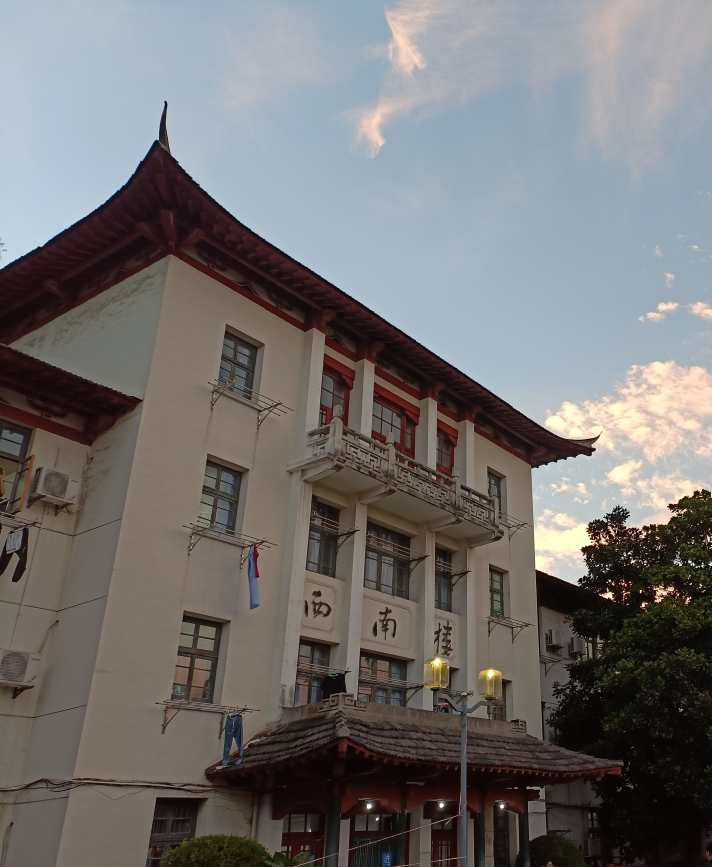
#> input picture Assignment_1/assets/LeftFigure.jpg, 2848 x 3468 px (shown at 1/4 size)
$ python Code_5.py
#> lines starting #> are read from the running program, lines starting #| are printed output that depends on the picture; after the words box and inside, x2 and y2 are one past the last pixel; in counts of white or black regions, pixels touching at a corner belong together
import cv2
import numpy as np
import sys

# Extract keypoints and descriptors using SIFT
def extract_features(image):
    detector = cv2.SIFT_create()
    (keypoints, descriptors) = detector.detectAndCompute(image, None)
    keypoints = np.float32([kp.pt for kp in keypoints])
    return keypoints, descriptors, detector

# Match features between two sets of keypoints and descriptors
def match_features(keys1, desc1, keys2, desc2):
    matcher = cv2.BFMatcher()
    knn_matches = matcher.knnMatch(desc1, desc2, 2)
    filtered_matches = []
    for pair in knn_matches:
        if len(pair) == 2 and pair[0].distance < pair[1].distance * 0.75:
            filtered_matches.append((pair[0].trainIdx, pair[0].queryIdx))
    if len(filtered_matches) > 4:
        points1 = np.float32([keys1[i] for (_, i) in filtered_matches])
        points2 = np.float32([keys2[i] for (i, _) in filtered_matches])
        homography, _ = cv2.findHomography(points1, points2, cv2.RANSAC, 4.0)
        return homography, filtered_matches
    return None, None

# Remove black borders from the final stitched image
def crop_black_borders(img):
    gray_scale = cv2.cvtColor(img, cv2.COLOR_BGR2GRAY)
    _, binary_map = cv2.threshold(gray_scale, 1, 255, cv2.THRESH_BINARY)
    contours, _ = cv2.findContours(binary_map, cv2.RETR_EXTERNAL, cv2.CHAIN_APPROX_SIMPLE)
    x, y, width, height = cv2.boundingRect(contours[0])
    cropped_img = img[y:y + height, x:x + width]
    return cropped_img

# Perform image stitching using feature matching and homography
def image_stitching(right_image, left_image):
    img1 = right_image.copy()
    img2 = left_image.copy()
    resized_img1 = cv2.resize(img1, (0, 0), fx=0.2, fy=0.2)
    resized_img2 = cv2.resize(img2, (0, 0), fx=0.2, fy=0.2)
    key_pts1, desc1, detector1 = extract_features(resized_img1)
    key_pts2, desc2, detector2 = extract_features(resized_img2)
    homography_matrix, matches = match_features(key_pts1, desc1, key_pts2, desc2)
    if homography_matrix is None:
        sys.exit()

    # Visualize detected keypoints
    keypoints_full1 = detector1.detect(resized_img1, None)
    keypoints_full2 = detector2.detect(resized_img2, None)
    img1_with_keypoints = cv2.drawKeypoints(resized_img1, keypoints_full1, None, flags=cv2.DRAW_MATCHES_FLAGS_DRAW_RICH_KEYPOINTS)
    img2_with_keypoints = cv2.drawKeypoints(resized_img2, keypoints_full2, None, flags=cv2.DRAW_MATCHES_FLAGS_DRAW_RICH_KEYPOINTS)
    cv2.imshow('Detected Keypoints - Image 1', img1_with_keypoints)
    cv2.imshow('Detected Keypoints - Image 2', img2_with_keypoints)

    # Visualize matches between images
    matches_drawing = [cv2.DMatch(m[1], m[0], 0) for m in matches]
    match_visual = cv2.drawMatches(resized_img1, keypoints_full1, resized_img2, keypoints_full2, matches_drawing, None)
    cv2.imshow('Matched Features', match_visual)

    # Apply homography to warp the images and combine them
    result_image = cv2.warpPerspective(resized_img1, homography_matrix, (resized_img1.shape[1] + resized_img2.shape[1], resized_img1.shape[0]))
    result_image[0:resized_img2.shape[0], 0:resized_img2.shape[1]] = resized_img2
    result_image = crop_black_borders(result_image)
    return result_image

if __name__ == '__main__':
    # Load images to be stitched
    left_side_img = cv2.imread('assets/LeftFigure.jpg')
#> left_side_img is the input picture: shape (3468, 2848, 3); mean B, G, R 112, 112.7, 115
    right_side_img = cv2.imread('assets/RightFigure.jpg')
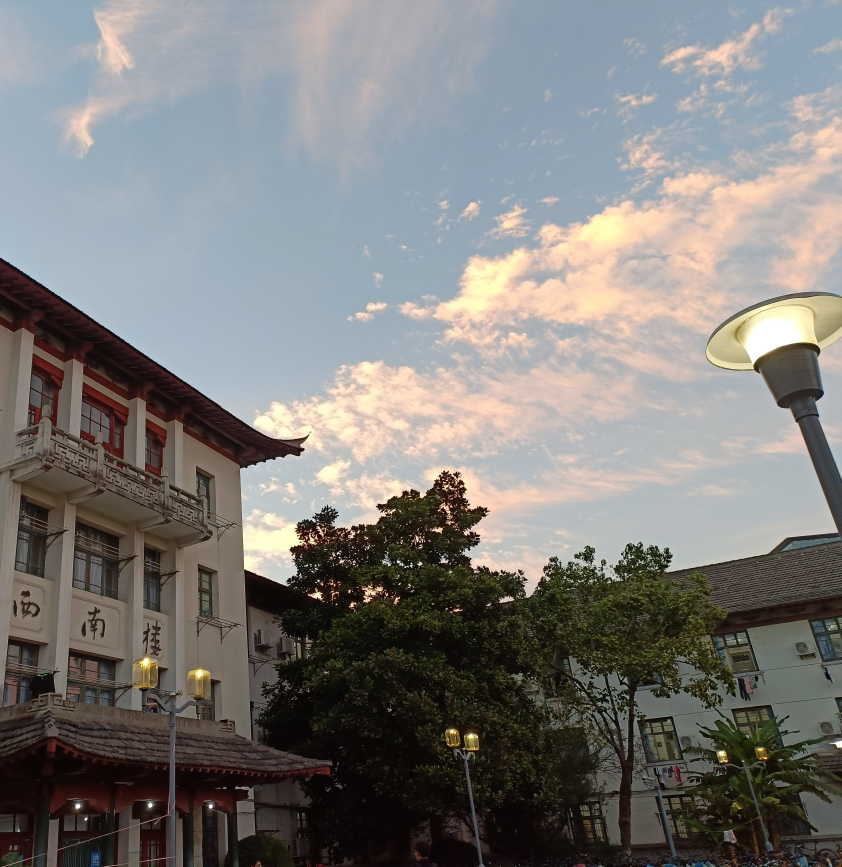
#> input picture Assignment_1/assets/RightFigure.jpg, 3367 x 3468 px (shown at 1/4 size)
#> right_side_img is the input picture: shape (3468, 3367, 3); mean B, G, R 121.9, 124.1, 125.5

    # Perform stitching and display the result
    final_result = image_stitching(right_side_img, left_side_img)
#> in extract_features, `(keypoints, descriptors) = detector.detectAndCompute(image, None)`: keypoints = 1816 keypoints; strongest (x, y, size): (273, 449, 1.8), (168, 645, 2.3), (120, 644, 2.4), (254, 476, 4.2)
#> in extract_features, `keypoints = np.float32([kp.pt for kp in keypoints])`: keypoints = 1816 pairs, first value 3.35 to 670.2, second value 22.37 to 690.3
#> in image_stitching, `key_pts1, desc1, detector1 = extract_features(resized_img1)`: key_pts1 has the same summary as keypoints in extract_features
#> in extract_features (call 2), `(keypoints, descriptors) = detector.detectAndCompute(image, None)`: keypoints = 1135 keypoints; strongest (x, y, size): (506, 449, 1.8), (401, 645, 2.3), (295, 645, 2.8), (353, 644, 2.3)
#> in image_stitching, `key_pts2, desc2, detector2 = extract_features(resized_img2)`: key_pts2 = 1135 pairs, first value 2.44 to 567.2, second value 29.85 to 691.2
#> in match_features, `knn_matches = matcher.knnMatch(desc1, desc2, 2)`: knn_matches = 1816 matches
#> after the loop in match_features, `for pair in knn_matches:`: filtered_matches = 610 pairs, first value 106 to 1134, second value 1 to 1812
#> in match_features, `points1 = np.float32([keys1[i] for (_, i) in filtered_matches])`: points1 = 610 pairs, first value 3.99 to 668.4, second value 43.15 to 690.1
#> in match_features, `points2 = np.float32([keys2[i] for (i, _) in filtered_matches])`: points2 = 610 pairs, first value 129.3 to 567.2, second value 43.06 to 690.2
#> in match_features, `homography, _ = cv2.findHomography(points1, points2, cv2.RANSAC, 4.0)`: homography = [[1, 3.85e-05, 233], [0.000362, 1, -0.0876], [8.51e-07, 9.03e-08, 1]]
#> in image_stitching, `homography_matrix, matches = match_features(key_pts1, desc1, key_pts2,..`: homography_matrix has the same summary as homography in match_features; matches has the same summary as filtered_matches in match_features
#> in image_stitching, `keypoints_full1 = detector1.detect(resized_img1, None)`: keypoints_full1 = 1816 keypoints; strongest (x, y, size): (273, 449, 1.8), (168, 645, 2.3), (120, 644, 2.4), (254, 476, 4.2)
#> in image_stitching, `keypoints_full2 = detector2.detect(resized_img2, None)`: keypoints_full2 has the same summary as keypoints in extract_features
#> in image_stitching, `img2_with_keypoints = cv2.drawKeypoints(resized_img2, keypoints_full2,..`:
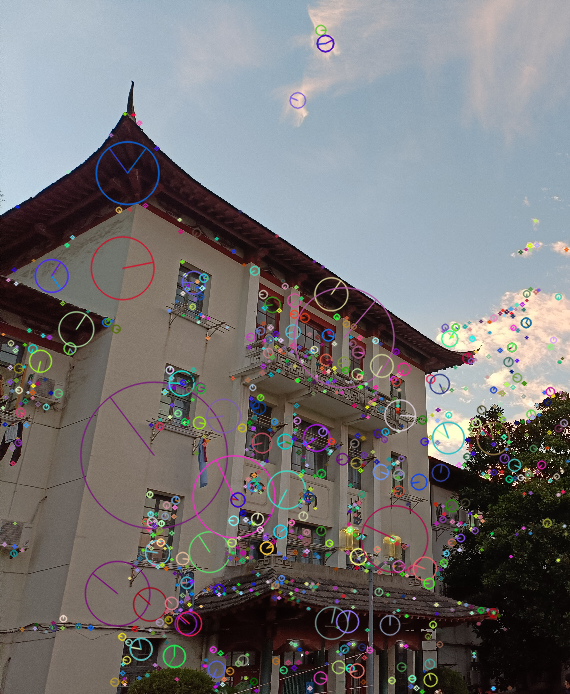
#> img2_with_keypoints: shape (694, 570, 3); mean B, G, R 115.3, 114.8, 116.9
#> in image_stitching, `matches_drawing = [cv2.DMatch(m[1], m[0], 0) for m in matches]`: matches_drawing = 610 matches
#> in image_stitching, `match_visual = cv2.drawMatches(resized_img1, keypoints_full1, resized_..`:
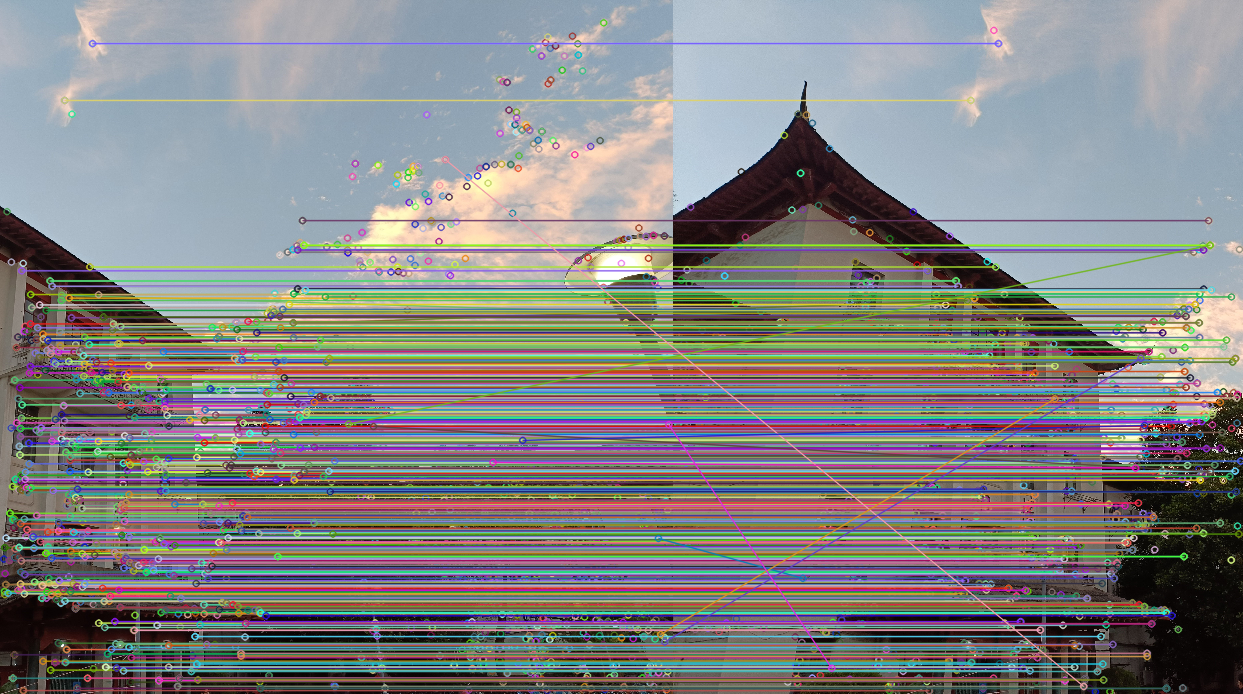
#> match_visual: shape (694, 1243, 3); mean B, G, R 132.1, 132.1, 132.4
#> in crop_black_borders, `gray_scale = cv2.cvtColor(img, cv2.COLOR_BGR2GRAY)`:
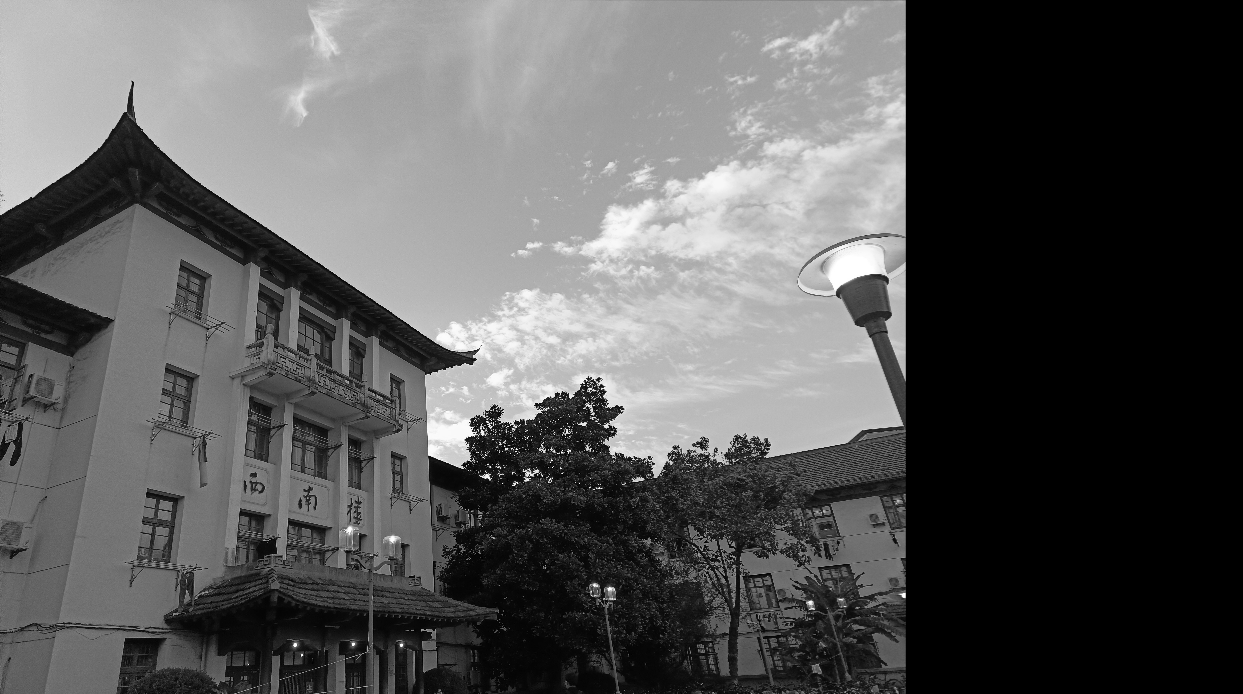
#> gray_scale: shape (694, 1243); min 0, max 255, mean 87.9
#> in crop_black_borders, `_, binary_map = cv2.threshold(gray_scale, 1, 255, cv2.THRESH_BINARY)`:
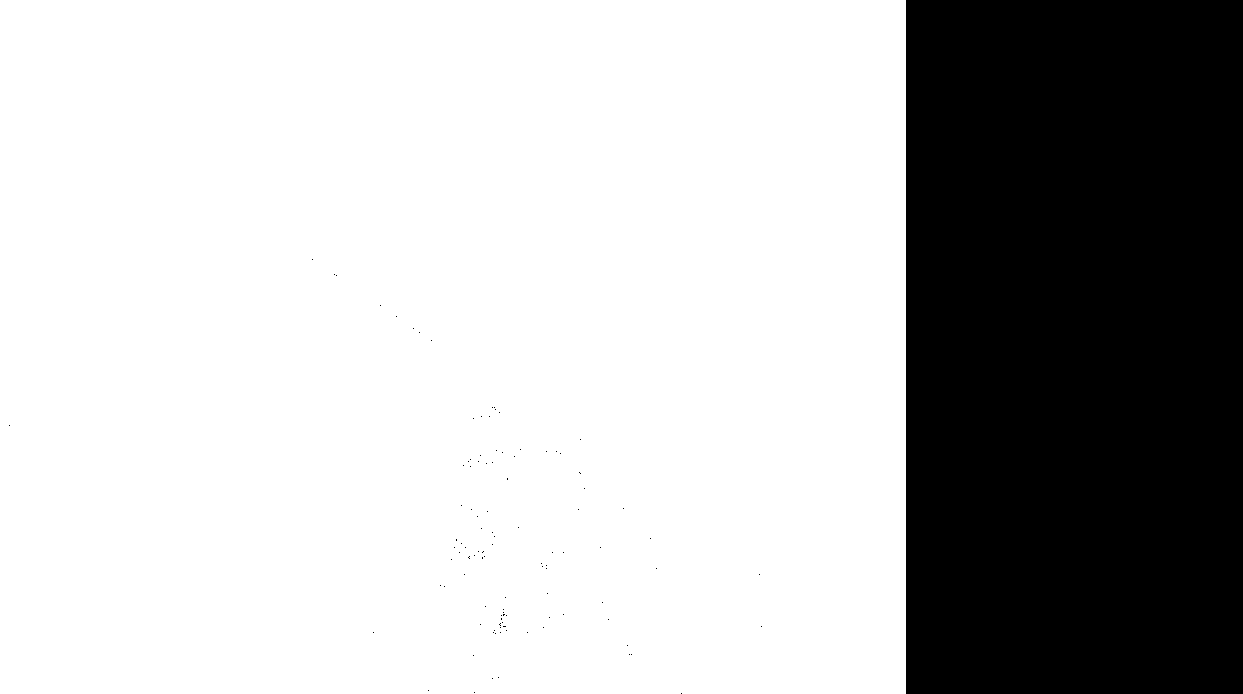
#> binary_map: shape (694, 1243); 72.9% white; 108 black regions (107 under 20 px), largest, box (x1, y1, x2, y2) and area: (906, 0, 1243, 694) 233878
#> in crop_black_borders, `contours, _ = cv2.findContours(binary_map, cv2.RETR_EXTERNAL, cv2.CHAI..`: contours = 1 item
#> in crop_black_borders, `x, y, width, height = cv2.boundingRect(contours[0])`: x = 0; width = 906; height = 694
#> in crop_black_borders, `cropped_img = img[y:y + height, x:x + width]`:
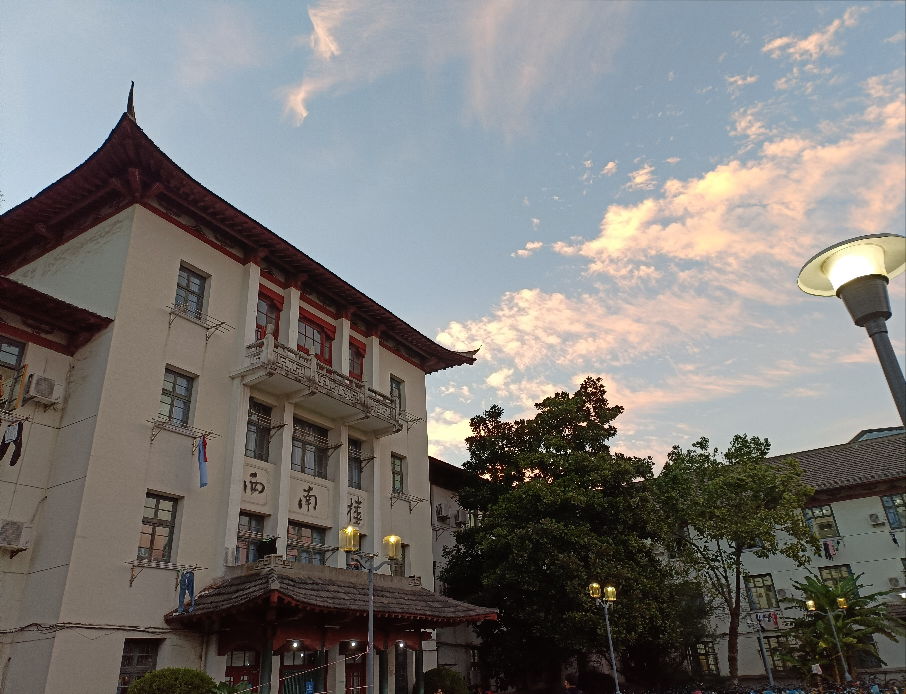
#> cropped_img: shape (694, 906, 3); mean B, G, R 118.1, 120.2, 122.4
    cv2.imshow('Stitched Result', final_result)
    cv2.waitKey(0)
    cv2.destroyAllWindows()
